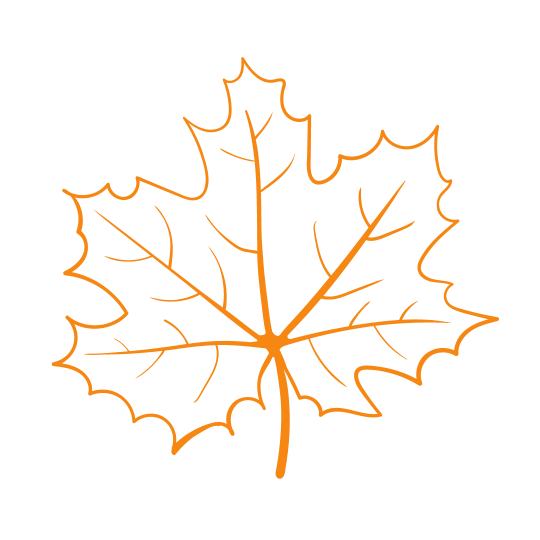
#> input picture photos/maple.png, 1080 x 1080 px, found by its file name (shown at 1/2 size)
$ python read.py
#> lines starting #> are read from the running program, lines starting #| are printed output that depends on the picture; after the words box and inside, x2 and y2 are one past the last pixel; in counts of white or black regions, pixels touching at a corner belong together
import cv2 as cv
import numpy as np

#read maple leaf
img= cv.imread('photos\maple.png')
#> img is the input picture: shape (1080, 1080, 3); mean B, G, R 243.4, 249.1, 254.6
sunset=cv.imread('photos\sunset.png')
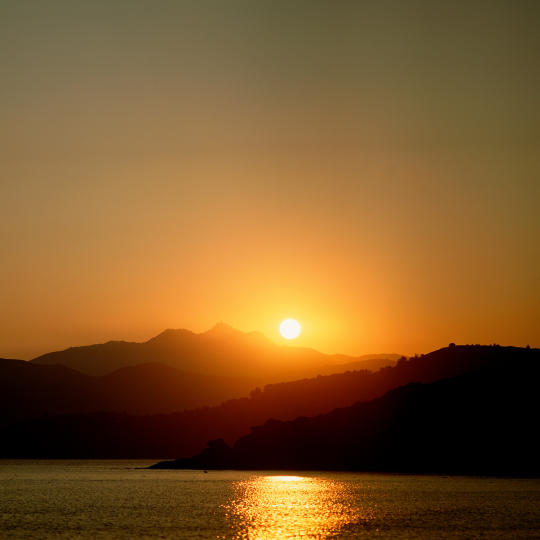
#> input picture photos/sunset.png, 1080 x 1080 px, found by its file name (shown at 1/2 size)
#> sunset is the input picture: shape (1080, 1080, 3); mean B, G, R 43, 89.5, 128.3
# Resize
resized = cv.resize(img, (500,500), interpolation=cv.INTER_CUBIC)
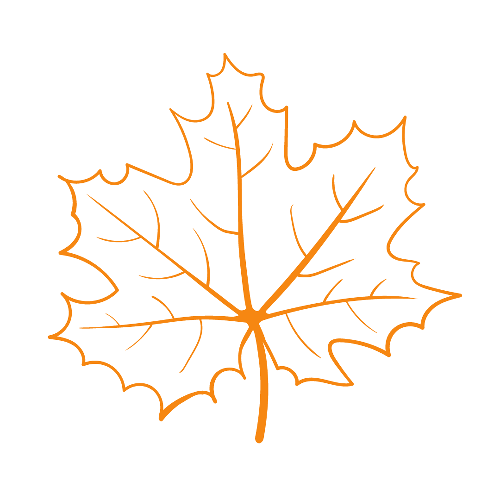
#> resized: shape (500, 500, 3); mean B, G, R 243.3, 249.1, 254.6
resize = cv.resize(sunset, (500,500), interpolation=cv.INTER_CUBIC)
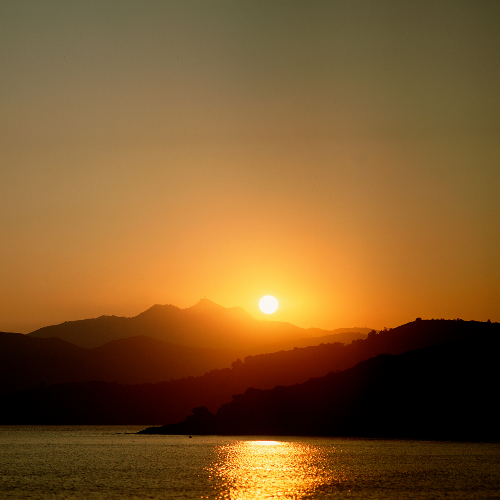
#> resize: shape (500, 500, 3); mean B, G, R 43, 89.5, 128.3
cv.imshow('bleh', resize)
cv.imshow('Resized', resized)

# Converting to grayscale
gray = cv.cvtColor(resized, cv.COLOR_BGR2GRAY)
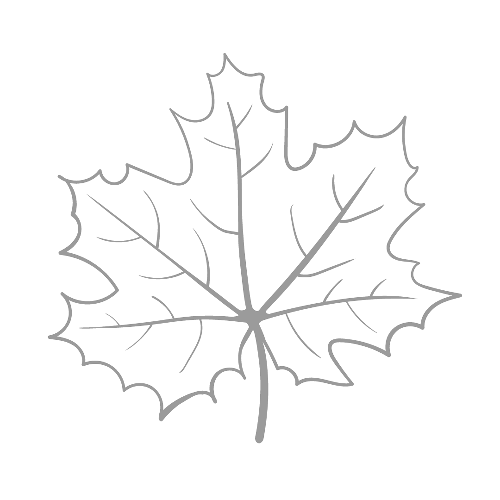
#> gray: shape (500, 500); min 142, max 255, mean 250.1
grey=cv.cvtColor(resize, cv.COLOR_BGR2GRAY)
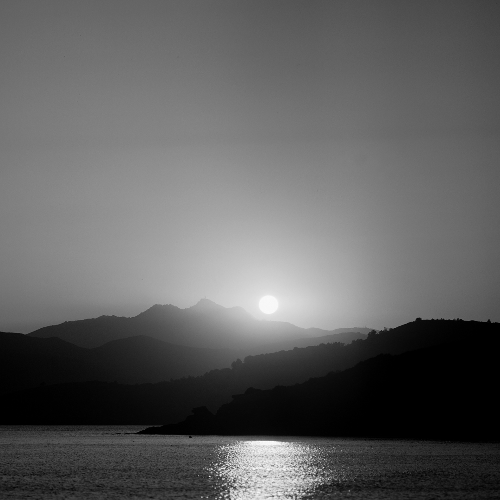
#> grey: shape (500, 500); min 0, max 252, mean 95.8
blank = np.zeros(gray.shape, dtype='uint8')


adaptive_thresh = cv.adaptiveThreshold(gray, 255, cv.ADAPTIVE_THRESH_GAUSSIAN_C, cv.THRESH_BINARY_INV, 17, 1)
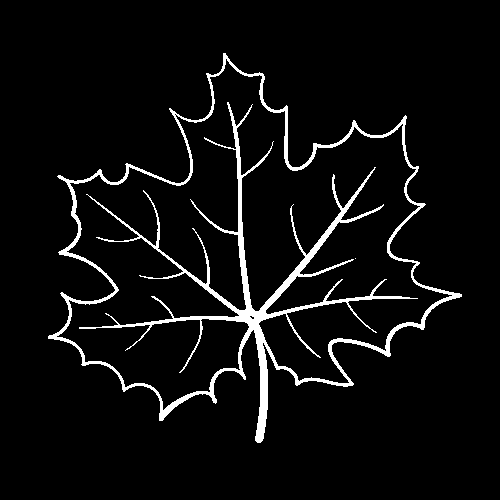
#> adaptive_thresh: shape (500, 500); 5.1% white; 2 white regions (1 under 20 px)
cv.imshow('Adaptive Thresholding', adaptive_thresh)

contours, hierarchy = cv.findContours(image=adaptive_thresh, mode=cv.RETR_EXTERNAL, method=cv.CHAIN_APPROX_NONE)
#> contours = 1 contour; box (x1, y1, x2, y2) and area: (48, 53, 462, 443) 78976
#> (the run stopped early here; a loop or call above may not have finished)
